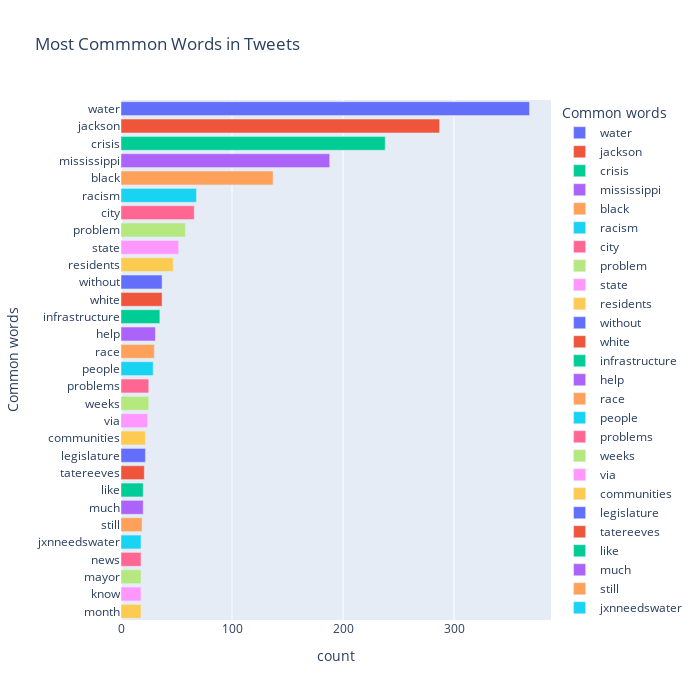

This figure's notebook cell:
### Code cell
common_words(tweets_R)

### Figure 1 — Plotly figure (JSON) as saved in the notebook; plotly's stock layout.template omitted (floating-point values rounded to 4 significant figures)
{"data": [{"alignmentgroup": "True", "hovertemplate": "Common words=%{y}<br>count=%{x}<extra></extra>", "legendgroup": "water", "marker": {"color": "#636efa"}, "name": "water", "offsetgroup": "water", "orientation": "h", "showlegend": true, "textposition": "auto", "type": "bar", "x": [368], "xaxis": "x", "y": ["water"], "yaxis": "y"}, {"alignmentgroup": "True", "hovertemplate": "Common words=%{y}<br>count=%{x}<extra></extra>", "legendgroup": "jackson", "marker": {"color": "#EF553B"}, "name": "jackson", "offsetgroup": "jackson", "orientation": "h", "showlegend": true, "textposition": "auto", "type": "bar", "x": [287], "xaxis": "x", "y": ["jackson"], "yaxis": "y"}, {"alignmentgroup": "True", "hovertemplate": "Common words=%{y}<br>count=%{x}<extra></extra>", "legendgroup": "crisis", "marker": {"color": "#00cc96"}, "name": "crisis", "offsetgroup": "crisis", "orientation": "h", "showlegend": true, "textposition": "auto", "type": "bar", "x": [238], "xaxis": "x", "y": ["crisis"], "yaxis": "y"}, {"alignmentgroup": "True", "hovertemplate": "Common words=%{y}<br>count=%{x}<extra></extra>", "legendgroup": "mississippi", "marker": {"color": "#ab63fa"}, "name": "mississippi", "offsetgroup": "mississippi", "orientation": "h", "showlegend": true, "textposition": "auto", "type": "bar", "x": [188], "xaxis": "x", "y": ["mississippi"], "yaxis": "y"}, {"alignmentgroup": "True", "hovertemplate": "Common words=%{y}<br>count=%{x}<extra></extra>", "legendgroup": "black", "marker": {"color": "#FFA15A"}, "name": "black", "offsetgroup": "black", "orientation": "h", "showlegend": true, "textposition": "auto", "type": "bar", "x": [137], "xaxis": "x", "y": ["black"], "yaxis": "y"}, {"alignmentgroup": "True", "hovertemplate": "Common words=%{y}<br>count=%{x}<extra></extra>", "legendgroup": "racism", "marker": {"color": "#19d3f3"}, "name": "racism", "offsetgroup": "racism", "orientation": "h", "showlegend": true, "textposition": "auto", "type": "bar", "x": [68], "xaxis": "x", "y": ["racism"], "yaxis": "y"}, {"alignmentgroup": "True", "hovertemplate": "Common words=%{y}<br>count=%{x}<extra></extra>", "legendgroup": "city", "marker": {"color": "#FF6692"}, "name": "city", "offsetgroup": "city", "orientation": "h", "showlegend": true, "textposition": "auto", "type": "bar", "x": [66], "xaxis": "x", "y": ["city"], "yaxis": "y"}, {"alignmentgroup": "True", "hovertemplate": "Common words=%{y}<br>count=%{x}<extra></extra>", "legendgroup": "problem", "marker": {"color": "#B6E880"}, "name": "problem", "offsetgroup": "problem", "orientation": "h", "showlegend": true, "textposition": "auto", "type": "bar", "x": [58], "xaxis": "x", "y": ["problem"], "yaxis": "y"}, {"alignmentgroup": "True", "hovertemplate": "Common words=%{y}<br>count=%{x}<extra></extra>", "legendgroup": "state", "marker": {"color": "#FF97FF"}, "name": "state", "offsetgroup": "state", "orientation": "h", "showlegend": true, "textposition": "auto", "type": "bar", "x": [52], "xaxis": "x", "y": ["state"], "yaxis": "y"}, {"alignmentgroup": "True", "hovertemplate": "Common words=%{y}<br>count=%{x}<extra></extra>", "legendgroup": "residents", "marker": {"color": "#FECB52"}, "name": "residents", "offsetgroup": "residents", "orientation": "h", "showlegend": true, "textposition": "auto", "type": "bar", "x": [47], "xaxis": "x", "y": ["residents"], "yaxis": "y"}, {"alignmentgroup": "True", "hovertemplate": "Common words=%{y}<br>count=%{x}<extra></extra>", "legendgroup": "without", "marker": {"color": "#636efa"}, "name": "without", "offsetgroup": "without", "orientation": "h", "showlegend": true, "textposition": "auto", "type": "bar", "x": [37], "xaxis": "x", "y": ["without"], "yaxis": "y"}, {"alignmentgroup": "True", "hovertemplate": "Common words=%{y}<br>count=%{x}<extra></extra>", "legendgroup": "white", "marker": {"color": "#EF553B"}, "name": "white", "offsetgroup": "white", "orientation": "h", "showlegend": true, "textposition": "auto", "type": "bar", "x": [37], "xaxis": "x", "y": ["white"], "yaxis": "y"}, {"alignmentgroup": "True", "hovertemplate": "Common words=%{y}<br>count=%{x}<extra></extra>", "legendgroup": "infrastructure", "marker": {"color": "#00cc96"}, "name": "infrastructure", "offsetgroup": "infrastructure", "orientation": "h", "showlegend": true, "textposition": "auto", "type": "bar", "x": [35], "xaxis": "x", "y": ["infrastructure"], "yaxis": "y"}, {"alignmentgroup": "True", "hovertemplate": "Common words=%{y}<br>count=%{x}<extra></extra>", "legendgroup": "help", "marker": {"color": "#ab63fa"}, "name": "help", "offsetgroup": "help", "orientation": "h", "showlegend": true, "textposition": "auto", "type": "bar", "x": [31], "xaxis": "x", "y": ["help"], "yaxis": "y"}, {"alignmentgroup": "True", "hovertemplate": "Common words=%{y}<br>count=%{x}<extra></extra>", "legendgroup": "race", "marker": {"color": "#FFA15A"}, "name": "race", "offsetgroup": "race", "orientation": "h", "showlegend": true, "textposition": "auto", "type": "bar", "x": [30], "xaxis": "x", "y": ["race"], "yaxis": "y"}, {"alignmentgroup": "True", "hovertemplate": "Common words=%{y}<br>count=%{x}<extra></extra>", "legendgroup": "people", "marker": {"color": "#19d3f3"}, "name": "people", "offsetgroup": "people", "orientation": "h", "showlegend": true, "textposition": "auto", "type": "bar", "x": [29], "xaxis": "x", "y": ["people"], "yaxis": "y"}, {"alignmentgroup": "True", "hovertemplate": "Common words=%{y}<br>count=%{x}<extra></extra>", "legendgroup": "problems", "marker": {"color": "#FF6692"}, "name": "problems", "offsetgroup": "problems", "orientation": "h", "showlegend": true, "textposition": "auto", "type": "bar", "x": [25], "xaxis": "x", "y": ["problems"], "yaxis": "y"}, {"alignmentgroup": "True", "hovertemplate": "Common words=%{y}<br>count=%{x}<extra></extra>", "legendgroup": "weeks", "marker": {"color": "#B6E880"}, "name": "weeks", "offsetgroup": "weeks", "orientation": "h", "showlegend": true, "textposition": "auto", "type": "bar", "x": [25], "xaxis": "x", "y": ["weeks"], "yaxis": "y"}, {"alignmentgroup": "True", "hovertemplate": "Common words=%{y}<br>count=%{x}<extra></extra>", "legendgroup": "via", "marker": {"color": "#FF97FF"}, "name": "via", "offsetgroup": "via", "orientation": "h", "showlegend": true, "textposition": "auto", "type": "bar", "x": [24], "xaxis": "x", "y": ["via"], "yaxis": "y"}, {"alignmentgroup": "True", "hovertemplate": "Common words=%{y}<br>count=%{x}<extra></extra>", "legendgroup": "communities", "marker": {"color": "#FECB52"}, "name": "communities", "offsetgroup": "communities", "orientation": "h", "showlegend": true, "textposition": "auto", "type": "bar", "x": [22], "xaxis": "x", "y": ["communities"], "yaxis": "y"}, {"alignmentgroup": "True", "hovertemplate": "Common words=%{y}<br>count=%{x}<extra></extra>", "legendgroup": "legislature", "marker": {"color": "#636efa"}, "name": "legislature", "offsetgroup": "legislature", "orientation": "h", "showlegend": true, "textposition": "auto", "type": "bar", "x": [22], "xaxis": "x", "y": ["legislature"], "yaxis": "y"}, {"alignmentgroup": "True", "hovertemplate": "Common words=%{y}<br>count=%{x}<extra></extra>", "legendgroup": "tatereeves", "marker": {"color": "#EF553B"}, "name": "tatereeves", "offsetgroup": "tatereeves", "orientation": "h", "showlegend": true, "textposition": "auto", "type": "bar", "x": [21], "xaxis": "x", "y": ["tatereeves"], "yaxis": "y"}, {"alignmentgroup": "True", "hovertemplate": "Common words=%{y}<br>count=%{x}<extra></extra>", "legendgroup": "like", "marker": {"color": "#00cc96"}, "name": "like", "offsetgroup": "like", "orientation": "h", "showlegend": true, "textposition": "auto", "type": "bar", "x": [20], "xaxis": "x", "y": ["like"], "yaxis": "y"}, {"alignmentgroup": "True", "hovertemplate": "Common words=%{y}<br>count=%{x}<extra></extra>", "legendgroup": "much", "marker": {"color": "#ab63fa"}, "name": "much", "offsetgroup": "much", "orientation": "h", "showlegend": true, "textposition": "auto", "type": "bar", "x": [20], "xaxis": "x", "y": ["much"], "yaxis": "y"}, {"alignmentgroup": "True", "hovertemplate": "Common words=%{y}<br>count=%{x}<extra></extra>", "legendgroup": "still", "marker": {"color": "#FFA15A"}, "name": "still", "offsetgroup": "still", "orientation": "h", "showlegend": true, "textposition": "auto", "type": "bar", "x": [19], "xaxis": "x", "y": ["still"], "yaxis": "y"}, {"alignmentgroup": "True", "hovertemplate": "Common words=%{y}<br>count=%{x}<extra></extra>", "legendgroup": "jxnneedswater", "marker": {"color": "#19d3f3"}, "name": "jxnneedswater", "offsetgroup": "jxnneedswater", "orientation": "h", "showlegend": true, "textposition": "auto", "type": "bar", "x": [18], "xaxis": "x", "y": ["jxnneedswater"], "yaxis": "y"}, {"alignmentgroup": "True", "hovertemplate": "Common words=%{y}<br>count=%{x}<extra></extra>", "legendgroup": "news", "marker": {"color": "#FF6692"}, "name": "news", "offsetgroup": "news", "orientation": "h", "showlegend": true, "textposition": "auto", "type": "bar", "x": [18], "xaxis": "x", "y": ["news"], "yaxis": "y"}, {"alignmentgroup": "True", "hovertemplate": "Common words=%{y}<br>count=%{x}<extra></extra>", "legendgroup": "mayor", "marker": {"color": "#B6E880"}, "name": "mayor", "offsetgroup": "mayor", "orientation": "h", "showlegend": true, "textposition": "auto", "type": "bar", "x": [18], "xaxis": "x", "y": ["mayor"], "yaxis": "y"}, {"alignmentgroup": "True", "hovertemplate": "Common words=%{y}<br>count=%{x}<extra></extra>", "legendgroup": "know", "marker": {"color": "#FF97FF"}, "name": "know", "offsetgroup": "know", "orientation": "h", "showlegend": true, "textposition": "auto", "type": "bar", "x": [18], "xaxis": "x", "y": ["know"], "yaxis": "y"}, {"alignmentgroup": "True", "hovertemplate": "Common words=%{y}<br>count=%{x}<extra></extra>", "legendgroup": "month", "marker": {"color": "#FECB52"}, "name": "month", "offsetgroup": "month", "orientation": "h", "showlegend": true, "textposition": "auto", "type": "bar", "x": [18], "xaxis": "x", "y": ["month"], "yaxis": "y"}], "layout": {"barmode": "relative", "height": 700, "legend": {"title": {"text": "Common words"}, "tracegroupgap": 0}, "title": {"text": "Most Commmon Words in Tweets"}, "width": 700, "xaxis": {"anchor": "y", "domain": [0, 1], "title": {"text": "count"}}, "yaxis": {"anchor": "x", "categoryarray": ["month", "know", "mayor", "news", "jxnneedswater", "still", "much", "like", "tatereeves", "legislature", "communities", "via", "weeks", "problems", "people", "race", "help", "infrastructure", "white", "without", "residents", "state", "problem", "city", "racism", "black", "mississippi", "crisis", "jackson", "water"], "categoryorder": "array", "domain": [0, 1], "title": {"text": "Common words"}}}}
